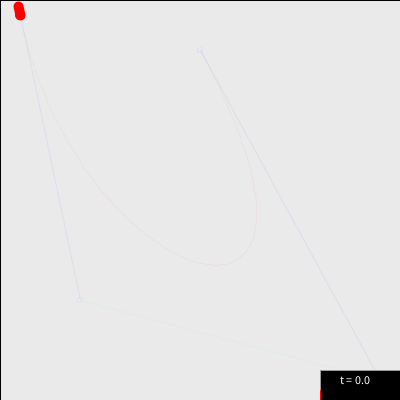
Frame 1 (no input)
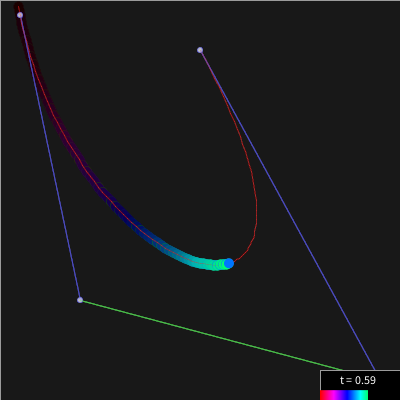
Frame 60 (the mouse pressed at the canvas centre just before this capture)
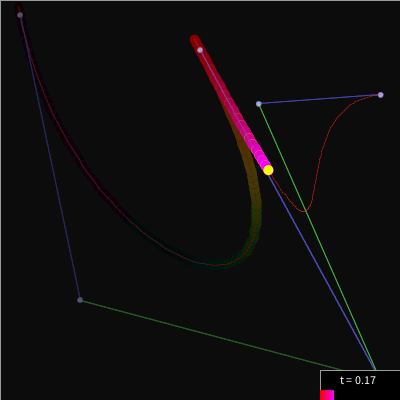
Frame 120 (the mouse held since frame 60 and released just before this capture)

The Processing sketch that drew these frames (run headless with seeded random() and noise(); from frame 60 on, the mouse is pressed at the canvas centre):

// Processing sketch: processing_89828
// ── processing_89828.pde

float x, y;
float t;
float P0x, P0y;
float P1x, P1y; 
float P2x, P2y;
float P3x, P3y;
float segs;

void setup() {
  size(400, 400);
  smooth();
  t=0;
  P0x=20;
  P0y=15;
  P1x=80;
  P1y=300;
  P2x=380;
  P2y=380;
  P3x=200;
  P3y=50;
  //noLoop();
  noFill();

  //smooth();
  background(244);
}
void draw() {
  //background(250);

  strokeWeight(1);
  fill(0, 10);
  rect(0, 0, width, height);

  pushStyle();
  stroke(100, 100, 255, 25);
  fill(255, 255, 255, 25);

  line(P0x, P0y, P1x, P1y);
  ellipse(P0x, P0y, 5, 5);
  ellipse(P1x, P1y, 5, 5);
  line(P2x, P2y, P3x, P3y);
  ellipse(P2x, P2y, 5, 5);
  ellipse(P3x, P3y, 5, 5);
  stroke(100, 255, 100, 25);
  line(P1x, P1y, P2x, P2y);
  popStyle();


  segs = 100;

  for (int i=0; i<=segs; i++) {
    PVector c_xy =  BezierPoint(i/segs, P0x, P0y, P1x, P1y, P2x, P2y, P3x, P3y);
    PVector p_xy =  BezierPoint((i-1)/segs, P0x, P0y, P1x, P1y, P2x, P2y, P3x, P3y);

    //if (i==0) c_xy = p_xy.get();

    pushStyle();
    strokeWeight(1);
    stroke(255, 50, 50, 12);
    line (p_xy.x, p_xy.y, c_xy.x, c_xy.y);
    popStyle();
  }

  if (t<=segs) {
    PVector xy  =  BezierPoint(t/segs, P0x, P0y, P1x, P1y, P2x, P2y, P3x, P3y);
    PVector lxy =  BezierPoint((t-1)/segs, P0x, P0y, P1x, P1y, P2x, P2y, P3x, P3y);
    pushStyle();
    colorMode(HSB, segs, 100, 100);
    stroke(segs-t, 100, 100);
    strokeWeight(10);
    line(lxy.x, lxy.y, xy.x, xy.y);

    noStroke();
    fill(t, 100, 100);
    ellipse(xy.x, xy.y, 10, 10);
    popStyle();

    fill(0);
    stroke(155);
    rectMode(CORNERS);
    rect(width-80, height-30, width, height);
    fill(255);
    text("t = " + t/segs, width-60, height-16);

    for (float i=width-80;i<=map(t/segs, 0, 1, width-80, width); i++ ) {
      pushStyle();
      colorMode(HSB, 80, 100, 100);
      stroke(width-i, 100, 100);
      line (i, height-10, i, height);
      popStyle();
    }

    t++;
  } 
  else {
    t=0;
    P0x=P3x;
    P0y=P3y;
    P1x=P2x;
    P1y=P2y;
    P2x=(random(width));
    P2y=(random(height));
    P3x=(random(width));
    P3y=(random(height));
  }
}
PVector BezierPoint(float _t, float _P0x, float _P0y, float _P1x, float _P1y, float _P2x, float _P2y, float _P3x, float _P3y) {
  float oMinT = (1 - _t); 
  x = pow(oMinT, 3) * _P0x   +   3 * pow(oMinT, 2) * _t * _P1x   +   3 * oMinT * pow(_t, 2) * _P2x   +   pow(_t, 3) * _P3x;
  y = pow(oMinT, 3) * _P0y   +   3 * pow(oMinT, 2) * _t * _P1y   +   3 * oMinT * pow(_t, 2) * _P2y   +   pow(_t, 3) * _P3y;
  return new PVector(x, y);
}
